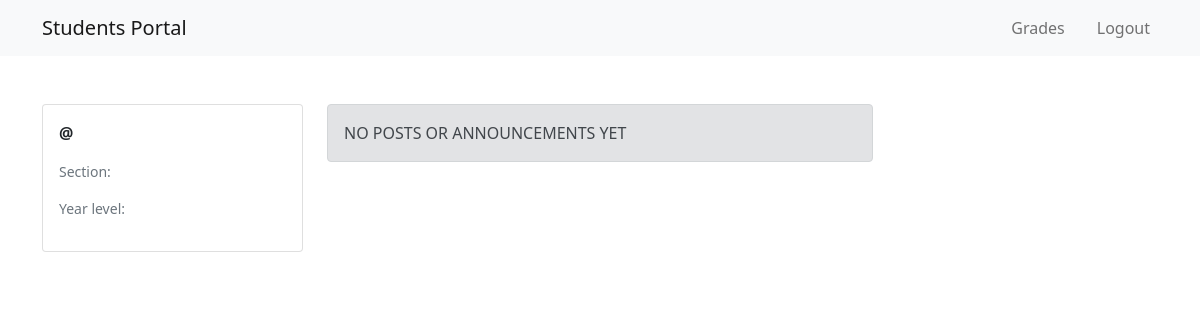
/student-views/index.php, run on an earlier commit of the app's database.
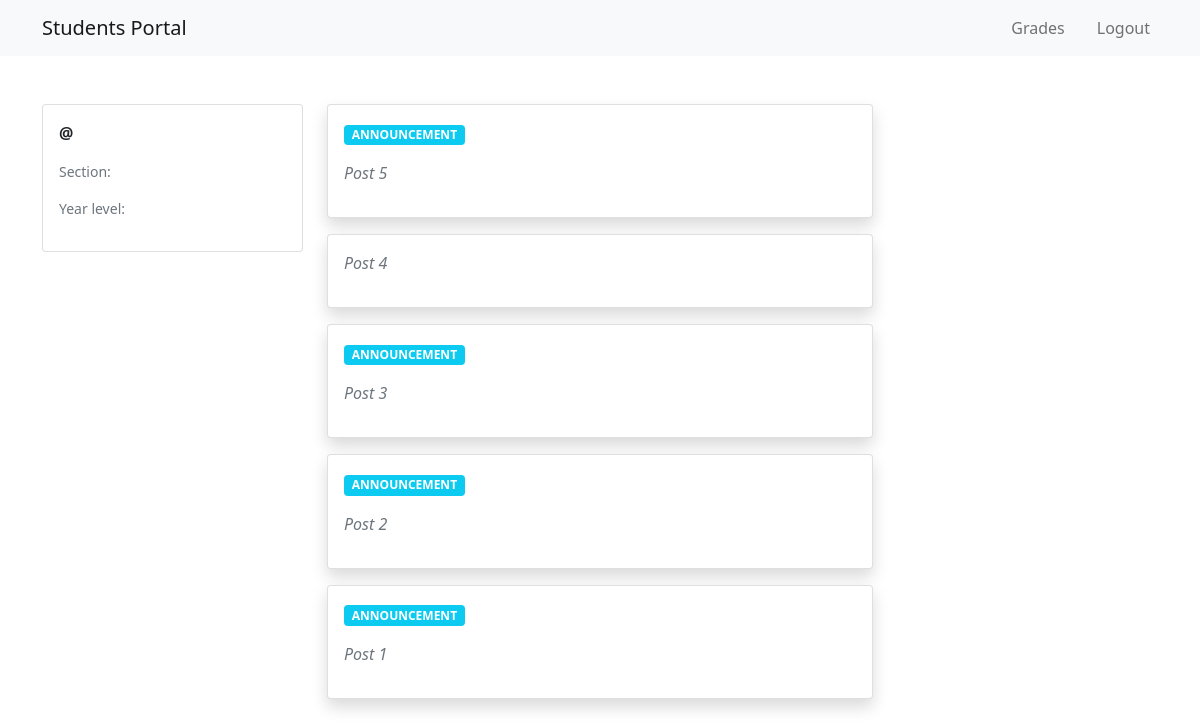
And on a later commit of the database.
### tables this page shows
CREATE TABLE `posts` (
  `id` int(11) NOT NULL,
  `post` varchar(255) NOT NULL,
  `type` varchar(255) NOT NULL,
  `admin_id` varchar(255) NOT NULL
);

### functions/student-logic.php (called while the page is built, shortened)
<?php
function show($table_name){
    $conn = connect();
    $sql = "SELECT  * FROM $table_name ORDER BY id DESC";
    $result = $conn->query($sql);
    if($result->num_rows > 0){
       $rows = array();
       while($row  = $result->fetch_assoc()){
           $rows[] = $row;
       }
       return $rows;
    }else{
        return FALSE;
    }
}
?>

### student-views/index.php (the view, shortened to what this page needs)
<?php
include '../functions/student-logic.php';
include 'navbar-student.php';
?>
<main class="my-5">
    <div class="container">
        <div class="row">
            <div class="col-3">
                <div class="card">
                    <div class="card-body">
                        <p class="fw-bold">@<?php echo $_SESSION['fullname'] ?></p>
                        <p class="text-muted small">Section: <?php echo $_SESSION['section'] ?></p>
                        <p class="text-muted small">Year level: <?php echo $_SESSION['year'] ?></p>
                    </div>
                </div>
            </div>
            <div class="col-6">
                <?php if (!empty(show('posts'))) : ?>
                    <?php foreach (show('posts') as $row) : ?>
                        <div class="card shadow mb-3">
                            <div class="card-body">
                                <p class="badge bg-info"><?php echo $row['type'] ?></p>
                                <p class="text-muted fst-italic">
                                <?php echo $row['post'] ?>
                                </p>
                            </div>
                        </div>
                    <?php endforeach; ?>
                <?php else : ?>
                    <div class="alert alert-secondary">NO POSTS OR ANNOUNCEMENTS YET</div>
                <?php endif; ?>
            </div>
            <div class="col-3">
            </div>
        </div>
    </div>
</main>

### student-views/navbar-student.php (shortened to what this page needs)
<nav class="navbar navbar-expand-lg bg-light navbar-light">
    <div class="container">
        <a href="index.php" class="navbar-brand">
            Students Portal
        </a>
        <div class="collapse navbar-collapse" id="nav-collapse">
            <ul class="navbar-nav ms-auto">
                <li class="nav-item">
                    <a href="view-grade.php" class="nav-link">Grades</a>
                </li>
                <li class="nav-item">
                    <a href="#" class="nav-link"><?php echo $_SESSION['fullname'] ?></a>
                </li>
                <li class="nav-item">
                    <a href="logout.php" class="nav-link">Logout</a>
                </li>
            </ul>
        </div>
    </div>
</nav>

What changed in the data, as far as the page shows it:
added posts: type "ANNOUNCEMENT", post "Post 5"
added posts: post "Post 4"
added posts: type "ANNOUNCEMENT", post "Post 3"
added posts: type "ANNOUNCEMENT", post "Post 2"
added posts: type "ANNOUNCEMENT", post "Post 1"
Also different on the page:
text no longer shown: "NO POSTS OR ANNOUNCEMENTS YET"
